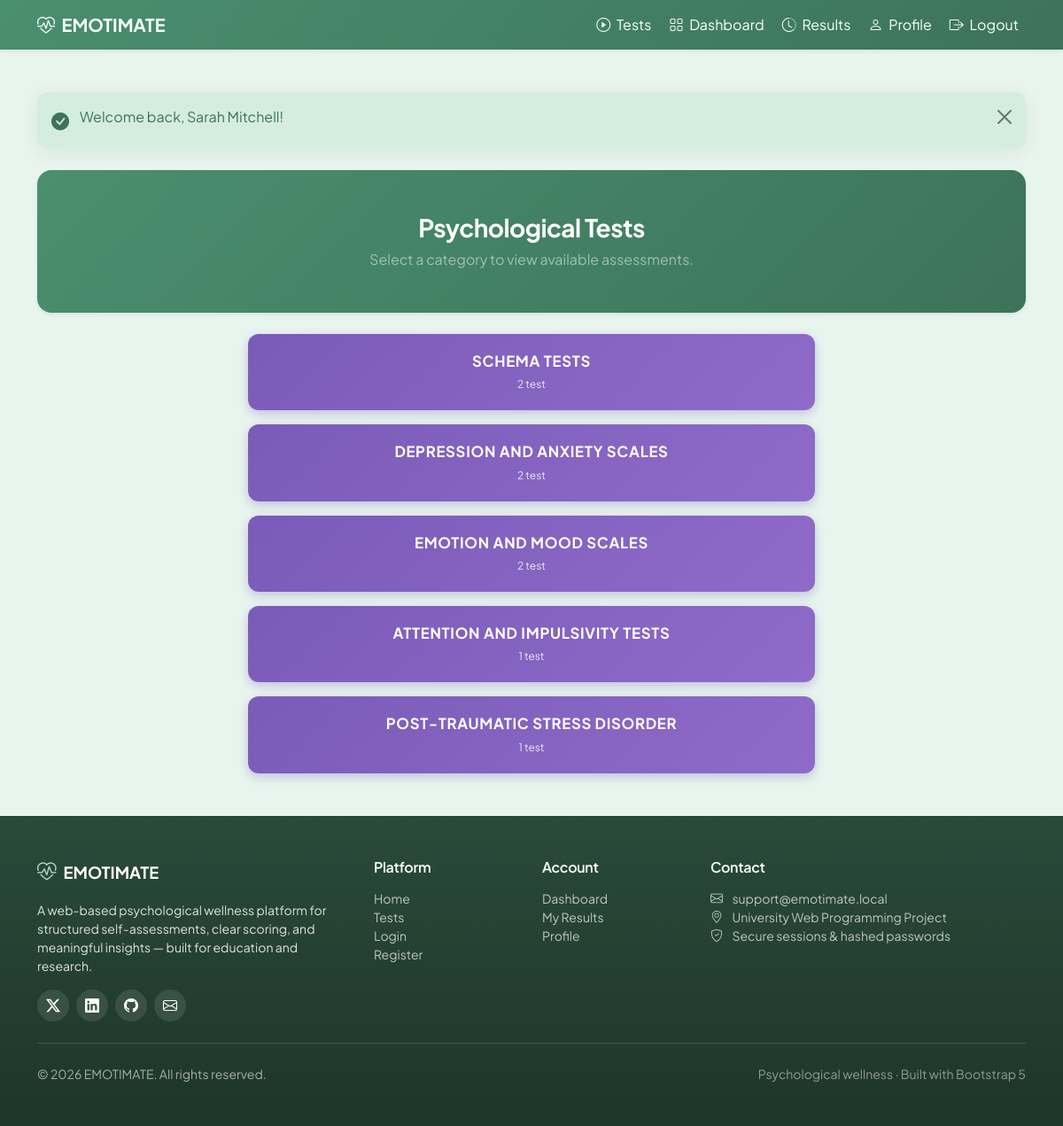
The page /tests/index.php (signed in) on the database its author committed.
### tables this page shows
CREATE TABLE test_categories (
    id INT AUTO_INCREMENT PRIMARY KEY,
    name VARCHAR(255) NOT NULL,
    description TEXT,
    sort_order INT NOT NULL DEFAULT 0,
    is_active TINYINT(1) NOT NULL DEFAULT 1,
    created_at TIMESTAMP DEFAULT CURRENT_TIMESTAMP
);

### includes/category_helpers.php (called while the page is built, shortened)
<?php
function default_test_categories(): array
{
    return [
        ['name' => 'Schema Tests', 'description' => 'Assessments for early maladaptive schemas and related thinking patterns.', 'sort_order' => 1],
        ['name' => 'Depression and Anxiety Scales', 'description' => 'Scales measuring depression and anxiety symptoms.', 'sort_order' => 2],
        ['name' => 'Emotion and Mood Scales', 'description' => 'Scales for emotion regulation and mood evaluation.', 'sort_order' => 3],
        ['name' => 'Attention and Impulsivity Tests', 'description' => 'Scales for attention, hyperactivity, and impulsivity.', 'sort_order' => 4],
        ['name' => 'Post-Traumatic Stress Disorder', 'description' => 'Scales related to PTSD and post-trauma symptoms.', 'sort_order' => 5],
    ];
}
function ensure_test_categories(mysqli $conn): void
{
    $conn->query(
        'CREATE TABLE IF NOT EXISTS test_categories (
            id INT AUTO_INCREMENT PRIMARY KEY,
            name VARCHAR(255) NOT NULL,
            description TEXT,
            sort_order INT NOT NULL DEFAULT 0,
            is_active TINYINT(1) NOT NULL DEFAULT 1,
            created_at TIMESTAMP DEFAULT CURRENT_TIMESTAMP
        )'
    );
    $colCheck = $conn->query("SHOW COLUMNS FROM tests LIKE 'category_id'");
    $countResult = $conn->query('SELECT COUNT(*) AS c FROM test_categories');
    $count = 0;
    if ($countResult) {
        $row = $countResult->fetch_assoc();
        $count = (int) ($row['c'] ?? 0);
    }
    if ($count > 0) {
        return;
    }
}
function fetch_all_categories(mysqli $conn, bool $activeOnly = false): array
{
    ensure_test_categories($conn);
    $sql = 'SELECT c.id, c.name, c.description, c.sort_order, c.is_active,
                   COUNT(t.id) AS test_count
            FROM test_categories c
            LEFT JOIN tests t ON t.category_id = c.id
            ' . ($activeOnly ? 'WHERE c.is_active = 1 ' : '') .
            'GROUP BY c.id, c.name, c.description, c.sort_order, c.is_active
            ORDER BY c.sort_order ASC, c.name ASC';
    $result = $conn->query($sql);
    $rows = [];
    while ($row = $result->fetch_assoc()) {
        $rows[] = [
            'id'          => (int) $row['id'],
            'name'        => (string) $row['name'],
            'description' => $row['description'] !== null ? (string) $row['description'] : null,
            'sort_order'  => (int) $row['sort_order'],
            'is_active'   => (int) $row['is_active'],
            'test_count'  => (int) $row['test_count'],
        ];
    }
    return $rows;
}
function sync_legacy_category_names_to_english(mysqli $conn): void
{
    $legacyMap = [
        'Şema Testleri'                    => 0,
        'Depresyon ve Anksiyete Ölçekleri' => 1,
        'Duygu ve Ruh Hali Ölçekleri'      => 2,
        'Dikkat ve Dürtüsellik Testleri'   => 3,
        'Travma Sonrası Stres Bozukluğu'   => 4,
    ];
    $defaults = default_test_categories();
    $stmt = $conn->prepare(
        'UPDATE test_categories SET name = ?, description = ? WHERE name = ? LIMIT 1'
    );
    foreach ($legacyMap as $oldName => $index) {
        $newName = $defaults[$index]['name'];
        $newDesc = $defaults[$index]['description'];
    }
}

### includes/app.php (called while the page is built, shortened)
<?php
function app_url(string $path = ''): string
{
    $base = defined('APP_BASE') ? APP_BASE : '';
    $path = ltrim($path, '/');
    return $path === '' ? $base : $base . '/' . $path;
}

### tests/index.php (the view, shortened to what this page needs)
<?php
require_once __DIR__ . '/../config/database.php';
require_once __DIR__ . '/../includes/category_helpers.php';
require_once __DIR__ . '/../includes/flash.php';
$categories = fetch_all_categories($conn, true);
require_once __DIR__ . '/../includes/header.php';
require_once __DIR__ . '/../includes/navbar.php';
?>
<div class="container py-4 py-lg-5">
    <div class="test-hero p-4 p-md-5 mb-4 shadow-sm text-center">
        <h1 class="h3 fw-bold mb-2">Psychological Tests</h1>
        <p class="mb-0 text-white-50">Select a category to view available assessments.</p>
    </div>
    <?php if ($categories === []): ?>
        <?php
        require_once __DIR__ . '/../includes/empty_state.php';
        render_empty_state([
            'icon'    => 'bi-folder-x',
            'title'   => 'No categories yet',
            'message' => 'Test categories will appear here when the administrator adds them.',
        ]);
        ?>
    <?php else: ?>
        <div class="category-list">
            <?php foreach ($categories as $cat): ?>
                <a
                    href="<?= htmlspecialchars(app_url('tests/category.php?id=' . $cat['id']), ENT_QUOTES, 'UTF-8') ?>"
                    class="category-btn">
                    <span class="category-btn-text"><?= htmlspecialchars(mb_strtoupper($cat['name'], 'UTF-8'), ENT_QUOTES, 'UTF-8') ?></span>
                    <?php if ((int) $cat['test_count'] > 0): ?>
                        <span class="category-btn-meta"><?= (int) $cat['test_count'] ?> test</span>
                    <?php endif; ?>
                </a>
            <?php endforeach; ?>
        </div>
    <?php endif; ?>
</div>
<?php require_once __DIR__ . '/../includes/footer.php'; ?>

### assets/css/theme.css (style rules this page uses)
:root { --em-green-light: #e8f5ef; --em-green-soft: #b8d9c8; --em-green: #6bab8a; --em-green-dark: #4a8f6f; --em-green-darker: #3d7359; --em-text: #2f3e36; --em-muted: #5f7268; --em-shadow: 0 0.25rem 1.25rem rgba(47, 62, 54, 0.08); --em-shadow-hover: 0 0.75rem 2rem rgba(61, 115, 89, 0.14); --em-radius: 1rem; --em-transition: 0.2s ease; }
* { scroll-behavior: smooth; }
body { background-color: var(--em-green-light); color: var(--em-text); font-family: 'Plus Jakarta Sans', system-ui, -apple-system, sans-serif; min-height: 100vh; display: flex; flex-direction: column; }
h1, h2, h3, h4, h5, h6 { letter-spacing: -0.02em; }
a { color: var(--em-green-dark); transition: color var(--em-transition); }

### assets/css/tests.css (style rules this page uses)
.test-hero { background: linear-gradient(135deg, var(--em-green-dark, #4a8f6f) 0%, var(--em-green-darker, #3d7359) 100%); color: #fff; border-radius: 1rem; }
.category-list { display: flex; flex-direction: column; gap: 1rem; max-width: 640px; margin: 0 auto; }
.category-btn { display: flex; flex-direction: column; align-items: center; justify-content: center; min-height: 72px; padding: 1.25rem 1.5rem; background: linear-gradient(135deg, #7b5bb8 0%, #8f6bc9 100%); color: #fff; text-decoration: none; border-radius: 0.75rem; box-shadow: 0 0.25rem 0.75rem rgba(107, 75, 180, 0.3); transition: transform 0.2s ease, box-shadow 0.2s ease; text-align: center; }
.category-btn-text { font-weight: 700; font-size: 0.95rem; letter-spacing: 0.04em; line-height: 1.35; }
.category-btn-meta { font-size: 0.75rem; opacity: 0.85; margin-top: 0.35rem; }
@media (min-width: 768px) { .category-btn { min-height: 80px; } }
@media (min-width: 768px) { .category-btn-text { font-size: 1.05rem; } }

### rows shown on the page
test_categories: name "SCHEMA TESTS", test_count "2"
test_categories: name "DEPRESSION AND ANXIETY SCALES", test_count "2"
test_categories: name "EMOTION AND MOOD SCALES", test_count "2"
test_categories: name "ATTENTION AND IMPULSIVITY TESTS", test_count "1"
test_categories: name "POST-TRAUMATIC STRESS DISORDER", test_count "1"

### other values the page prints
$message "Welcome back, Sarah Mitchell!"
